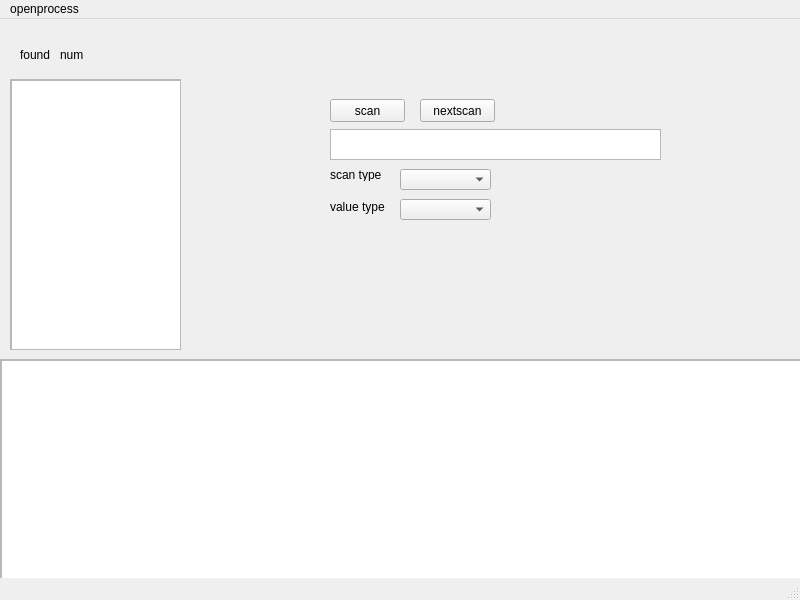
<?xml version="1.0" encoding="UTF-8"?>
<ui version="4.0">
 <class>mainwindow</class>
 <widget class="QMainWindow" name="mainwindow">
  <property name="geometry">
   <rect>
    <x>0</x>
    <y>0</y>
    <width>800</width>
    <height>600</height>
   </rect>
  </property>
  <property name="windowTitle">
   <string>MainWindow</string>
  </property>
  <widget class="QWidget" name="centralwidget">
   <widget class="QPushButton" name="scan">
    <property name="geometry">
     <rect>
      <x>330</x>
      <y>80</y>
      <width>75</width>
      <height>23</height>
     </rect>
    </property>
    <property name="text">
     <string>scan</string>
    </property>
   </widget>
   <widget class="QPushButton" name="pushButton_2">
    <property name="geometry">
     <rect>
      <x>420</x>
      <y>80</y>
      <width>75</width>
      <height>23</height>
     </rect>
    </property>
    <property name="text">
     <string>nextscan</string>
    </property>
   </widget>
   <widget class="QTextEdit" name="textEdit">
    <property name="geometry">
     <rect>
      <x>330</x>
      <y>110</y>
      <width>331</width>
      <height>31</height>
     </rect>
    </property>
   </widget>
   <widget class="QComboBox" name="comboBox">
    <property name="geometry">
     <rect>
      <x>400</x>
      <y>150</y>
      <width>91</width>
      <height>21</height>
     </rect>
    </property>
   </widget>
   <widget class="QScrollArea" name="searchscroll">
    <property name="geometry">
     <rect>
      <x>10</x>
      <y>60</y>
      <width>171</width>
      <height>271</height>
     </rect>
    </property>
    <property name="widgetResizable">
     <bool>true</bool>
    </property>
    <widget class="QWidget" name="scrollAreaWidgetContents">
     <property name="geometry">
      <rect>
       <x>0</x>
       <y>0</y>
       <width>169</width>
       <height>269</height>
      </rect>
     </property>
     <widget class="QColumnView" name="foundcv">
      <property name="geometry">
       <rect>
        <x>0</x>
        <y>0</y>
        <width>171</width>
        <height>271</height>
       </rect>
      </property>
     </widget>
    </widget>
   </widget>
   <widget class="QScrollArea" name="selectscroll">
    <property name="geometry">
     <rect>
      <x>0</x>
      <y>340</y>
      <width>801</width>
      <height>221</height>
     </rect>
    </property>
    <property name="widgetResizable">
     <bool>true</bool>
    </property>
    <widget class="QWidget" name="scrollAreaWidgetContents_2">
     <property name="geometry">
      <rect>
       <x>0</x>
       <y>0</y>
       <width>799</width>
       <height>219</height>
      </rect>
     </property>
     <widget class="QColumnView" name="selectcv">
      <property name="geometry">
       <rect>
        <x>0</x>
        <y>0</y>
        <width>801</width>
        <height>221</height>
       </rect>
      </property>
     </widget>
    </widget>
   </widget>
   <widget class="QComboBox" name="comboBox_2">
    <property name="geometry">
     <rect>
      <x>400</x>
      <y>180</y>
      <width>91</width>
      <height>21</height>
     </rect>
    </property>
   </widget>
   <widget class="QLabel" name="label">
    <property name="geometry">
     <rect>
      <x>330</x>
      <y>150</y>
      <width>56</width>
      <height>12</height>
     </rect>
    </property>
    <property name="text">
     <string>scan type</string>
    </property>
   </widget>
   <widget class="QLabel" name="label_2">
    <property name="geometry">
     <rect>
      <x>330</x>
      <y>180</y>
      <width>61</width>
      <height>16</height>
     </rect>
    </property>
    <property name="text">
     <string>value type</string>
    </property>
   </widget>
   <widget class="QLabel" name="label_3">
    <property name="geometry">
     <rect>
      <x>20</x>
      <y>30</y>
      <width>56</width>
      <height>12</height>
     </rect>
    </property>
    <property name="text">
     <string>found</string>
    </property>
   </widget>
   <widget class="QLabel" name="label_4">
    <property name="geometry">
     <rect>
      <x>60</x>
      <y>30</y>
      <width>56</width>
      <height>12</height>
     </rect>
    </property>
    <property name="text">
     <string>num</string>
    </property>
   </widget>
  </widget>
  <widget class="QMenuBar" name="menubar">
   <property name="geometry">
    <rect>
     <x>0</x>
     <y>0</y>
     <width>800</width>
     <height>21</height>
    </rect>
   </property>
   <widget class="QMenu" name="menuProcess">
    <property name="title">
     <string>openprocess</string>
    </property>
   </widget>
   <addaction name="menuProcess"/>
  </widget>
  <widget class="QStatusBar" name="statusbar"/>
 </widget>
 <resources/>
 <connections/>
</ui>
